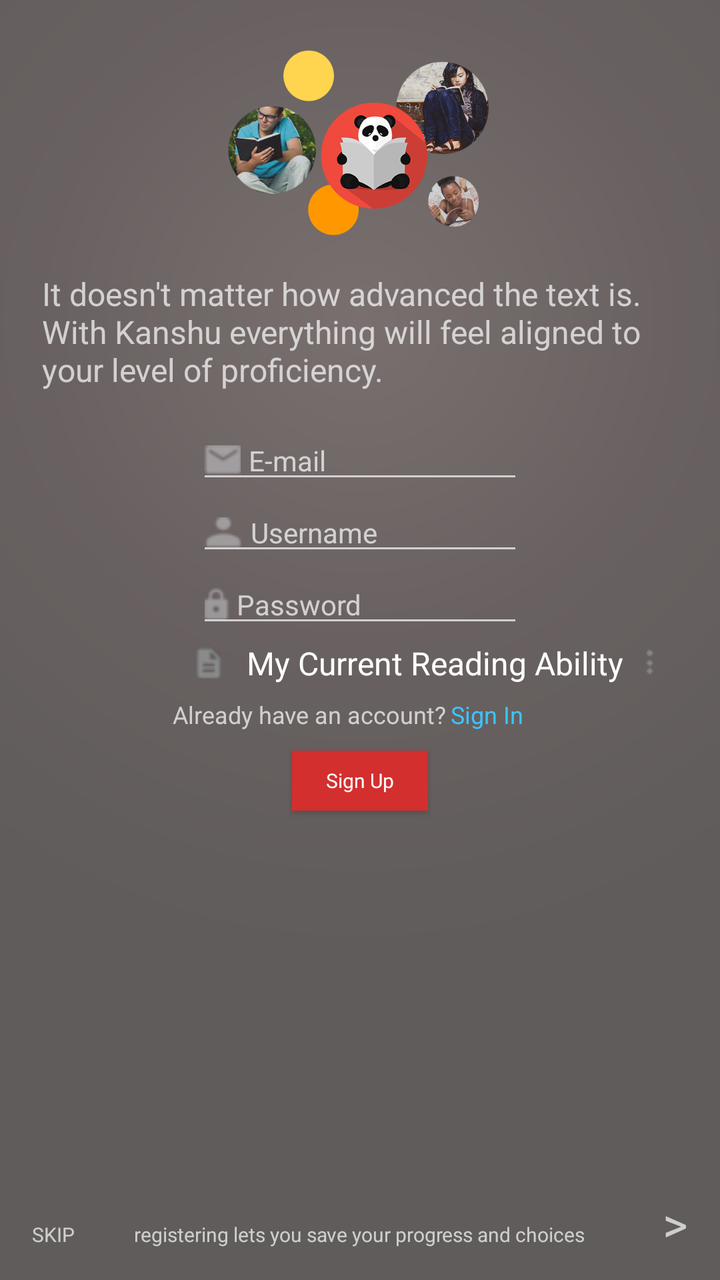
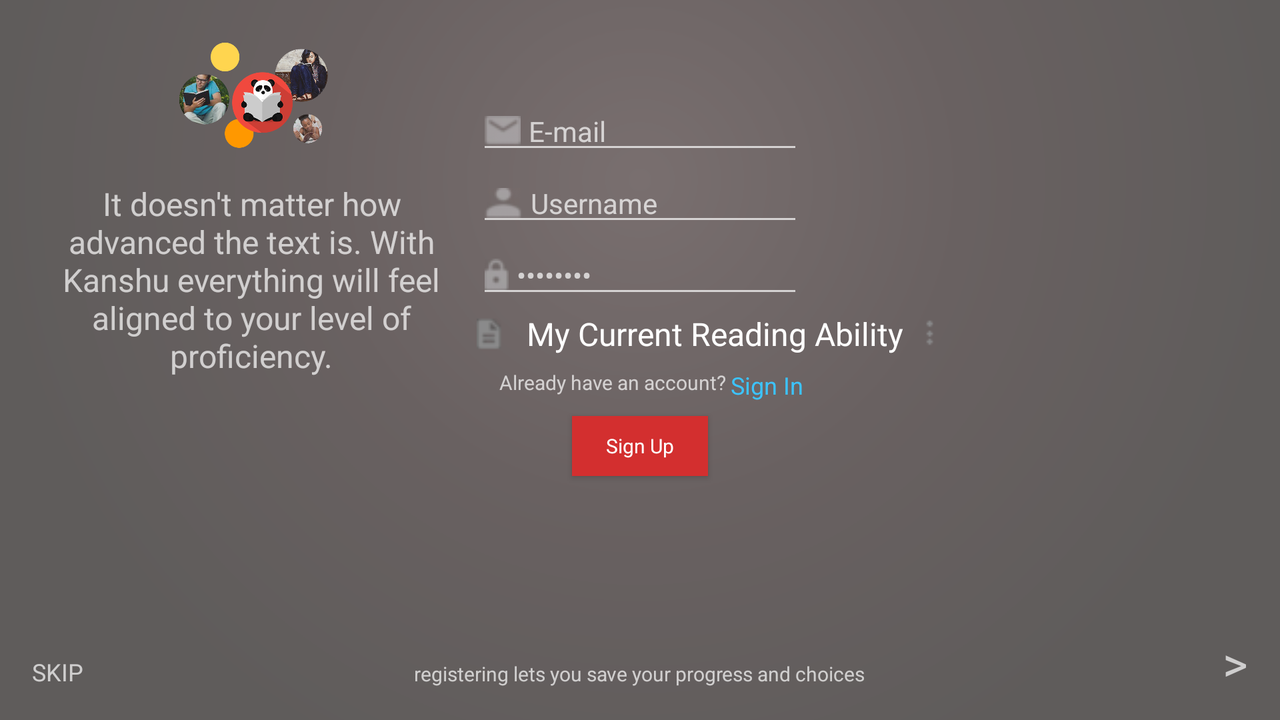

Compare how this app lays out the same screen by default and in its alternative resource folder. The renders come first, then the two layout files and the values they reference.
<!-- AndroidManifest.xml: activity theme AppThemeIntro -->
<!-- res/layout/activity_signup.xml -->
<FrameLayout xmlns:android="http://schemas.android.com/apk/res/android"
    xmlns:tools="http://schemas.android.com/tools"
    android:layout_width="match_parent"
    android:layout_height="match_parent"
    android:paddingLeft="@dimen/activity_horizontal_margin"
    android:paddingRight="@dimen/activity_horizontal_margin"
    android:paddingTop="@dimen/activity_vertical_margin"
    android:paddingBottom="@dimen/activity_vertical_margin"
    tools:context=".SignupActivity"
    android:fitsSystemWindows="true"
    android:background="@drawable/gradient">

    <ScrollView
        android:layout_width="match_parent"
        android:layout_height="match_parent"
        android:id="@+id/scrollView"
        android:fillViewport="true">

        <RelativeLayout
            android:orientation="vertical"
            android:gravity="center"
            android:layout_width="match_parent"
            android:layout_height="wrap_content">

            <ImageView
                android:layout_width="wrap_content"
                android:layout_height="wrap_content"
                android:id="@+id/imageView"
                android:src="@drawable/splash_screen"
                android:layout_alignParentTop="true"
                android:layout_alignBottom="@+id/mainheadline"
                android:layout_marginBottom="64sp"
                android:layout_above="@id/imageView"
                />

            <TextView
                android:text="@string/kanshucaption"
                android:layout_width="wrap_content"
                android:layout_height="wrap_content"
                android:textColor="@color/secondary_text_default_material_dark"
                android:textSize="16sp"
                android:id="@+id/mainheadline"
                android:layout_marginRight="5sp"
                android:layout_marginLeft="5sp"
                android:layout_marginTop="120sp"
                />

            <EditText
                android:layout_width="wrap_content"
                android:layout_height="wrap_content"
                android:inputType="textEmailAddress"
                android:ems="10"
                android:id="@+id/email"
                android:layout_below="@id/mainheadline"
                android:layout_marginTop="15sp"
                android:hint="@string/email"
                android:textColor="@color/abc_secondary_text_material_dark"
                android:textSize="14sp"
                android:textIsSelectable="true"
                android:layout_centerHorizontal="true"
                android:drawableLeft="@drawable/ic_mail"
                android:drawablePadding="4dp"/>

            <EditText
                android:layout_width="wrap_content"
                android:layout_height="wrap_content"
                android:inputType="textPersonName"
                android:hint="@string/username"
                android:ems="10"
                android:id="@+id/username"
                android:layout_below="@+id/email"
                android:layout_alignLeft="@+id/email"
                android:layout_alignStart="@+id/email"
                android:textColor="@color/abc_secondary_text_material_dark"
                android:textSize="14sp"
                android:drawableLeft="@drawable/ic_user"
                android:drawablePadding="4dp"/>

            <EditText
                android:layout_width="wrap_content"
                android:layout_height="wrap_content"
                android:inputType="textPassword"
                android:ems="10"
                android:id="@+id/password"
                android:layout_below="@+id/username"
                android:layout_alignLeft="@+id/username"
                android:layout_alignStart="@+id/username"
                android:textColor="@color/abc_secondary_text_material_dark"
                android:hint="Password"
                android:textSize="14sp"
                android:drawableLeft="@drawable/ic_lock"
                android:drawablePadding="4dp"/>

            <TextView
                android:layout_width="wrap_content"
                android:layout_height="wrap_content"
                android:textSize="12sp"
                android:text="@string/signin_text"
                android:id="@+id/signin"
                android:layout_marginTop="0dp"
                android:textColor="@color/abc_secondary_text_material_dark"
                android:layout_below="@+id/spinner"
                android:layout_gravity="center_horizontal"
                android:layout_toLeftOf="@+id/signInLink"
                android:layout_toStartOf="@+id/signInLink"
                />

            <Button
                android:layout_width="wrap_content"
                android:layout_height="wrap_content"
                android:text="@string/signup_text"
                android:id="@+id/button"
                android:background="#d32f2f"
                android:textColor="#ffffffff"
                android:typeface="normal"
                android:textAppearance="@style/TextAppearance.AppCompat"
                android:textSize="10sp"
                android:layout_marginTop="10sp"
                android:nestedScrollingEnabled="false"
                android:layout_below="@+id/signin"
                android:layout_marginBottom="15sp"
                android:layout_centerHorizontal="true"
                android:minHeight="30dp"
                android:minWidth="68dp"
                android:clickable="true"
                android:onClick="onSignUp"
                fontPath="fonts/Roboto-Medium.ttf"
                tools:ignore="MissingPrefix"/>

            <Spinner
                android:layout_width="wrap_content"
                android:layout_height="wrap_content"
                android:id="@+id/spinner"
                android:prompt="@string/readinglevel_picker_prompt"
                android:entries="@array/readinglevels"
                android:textColor="@color/abc_secondary_text_material_dark"
                android:layout_below="@+id/password"
                android:layout_alignLeft="@+id/password"
                android:layout_alignStart="@+id/password"
                android:layout_marginTop="-5dp"
                android:background="@drawable/ic_dropdown"
                />

            <RelativeLayout
                android:orientation="vertical"
                android:layout_width="fill_parent"
                android:layout_height="wrap_content"
                android:layout_alignParentRight="true"
                android:layout_alignParentEnd="true"
                android:layout_alignParentBottom="true">

                <TextView
                    android:layout_width="wrap_content"
                    android:layout_height="wrap_content"
                    android:text="skip"
                    android:textSize="10sp"
                    android:textAllCaps="true"
                    android:id="@+id/skipText"
                    android:onClick="onClick"
                    android:clickable="true"
                    android:layout_alignParentBottom="true"
                    android:layout_gravity="bottom"
                    android:layout_alignParentLeft="true"
                    android:layout_alignParentStart="true"/>

                <TextView
                    android:layout_width="wrap_content"
                    android:layout_height="wrap_content"
                    android:text="registering lets you save your progress and choices"
                    android:id="@+id/registerText"
                    android:layout_centerHorizontal="true"
                    android:textSize="10sp"
                    android:layout_alignBaseline="@+id/skipText"
                    android:layout_alignBottom="@+id/skipText"
                    />

                <TextView
                    android:layout_width="wrap_content"
                    android:layout_height="wrap_content"
                    android:text=">"
                    android:id="@+id/next"
                    android:layout_alignBaseline="@+id/registerText"
                    android:layout_alignBottom="@+id/registerText"
                    android:singleLine="true"
                    android:textSize="24sp"
                    android:layout_alignParentRight="true"/>

            </RelativeLayout>

            <TextView
                android:layout_width="wrap_content"
                android:layout_height="wrap_content"
                android:text="@string/signin_link"
                android:id="@+id/signInLink"
                android:layout_below="@+id/spinner"
                android:layout_alignRight="@+id/password"
                android:layout_alignEnd="@+id/password"
                android:textSize="12sp"
                android:layout_marginLeft="2dp"
                android:layout_marginStart="2dp"
                android:textColor="#ff3cc4ff"
                android:onClick="onSelectLogInPage"
                android:clickable="true"
                />

        </RelativeLayout>
    </ScrollView>
</FrameLayout>
<!-- resources referenced by this layout -->
<resources>
  <string-array name="readinglevels">
          <item>My Current Reading Ability</item>
          <item>Absolute Beginner</item>
          <item>HSK 1</item>
          <item>HSK 2</item>
          <item>HSK 3</item>
          <item>HSK 4</item>
          <item>HSK 5</item>
          <item>HSK 6</item>
      </string-array>
  <dimen name="activity_horizontal_margin">16dp</dimen>
  <dimen name="activity_vertical_margin">16dp</dimen>
  <!-- drawable gradient (drawable) -->
  <shape xmlns:android="http://schemas.android.com/apk/res/android">
      <gradient
          android:startColor="#796f6f"
          android:centerColor="#696161"
          android:endColor="#5f5c5b"
          android:type="radial"
          android:gradientRadius="90%p"
          android:centerY="25%"
          />
  </shape>
  <!-- drawable ic_dropdown: png bitmap (drawable-mdpi, 654 bytes) -->
  <!-- drawable ic_lock: png bitmap (drawable-mdpi, 573 bytes) -->
  <!-- drawable ic_mail: png bitmap (drawable-mdpi, 549 bytes) -->
  <!-- drawable ic_user: png bitmap (drawable-mdpi, 633 bytes) -->
  <!-- drawable splash_screen: png bitmap (drawable-mdpi, 193975 bytes) -->
  <string name="email">E-mail</string>
  <string name="kanshucaption">It doesn\'t matter how advanced the text is.
          With Kanshu everything will feel aligned to your level of proficiency.</string>
  <string name="readinglevel_picker_prompt">My Current Reading Ability</string>
  <string name="signin_link">Sign In</string>
  <string name="signin_text">Already have an account?</string>
  <string name="signup_text">Sign Up</string>
  <string name="username">Username</string>
  <style name="AppThemeIntro" parent="AppTheme">
          <item name="android:textViewStyle">@style/AppTheme.Widget.TextView</item>
      </style>
  <!-- from res/values-v21/ -->
  <style name="AppTheme" parent="BaseAppTheme">
      </style>
  <style name="AppTheme.Widget.TextView" parent="android:Widget.Holo.Light.TextView">
          <item name="fontPath">fonts/Roboto-Thin.ttf</item>
      </style>
  <style name="BaseAppTheme" parent="Theme.AppCompat.NoActionBar">
          <item name="colorPrimary">@color/primary_light_red</item>
          <item name="colorPrimaryDark">@color/primary_dark_red</item>
      </style>
  <color name="primary_light_red">#EB393B</color>
  <color name="primary_dark_red">#E5282D</color>
</resources>
<!-- res/layout-land/activity_signup.xml (the repository's variant of the layout above) -->
<!-- drawn on the phone turned sideways -->
<FrameLayout xmlns:android="http://schemas.android.com/apk/res/android"
             xmlns:tools="http://schemas.android.com/tools"
             android:layout_width="match_parent"
             android:layout_height="match_parent"
             android:paddingLeft="@dimen/activity_horizontal_margin"
             android:paddingRight="@dimen/activity_horizontal_margin"
             android:paddingTop="@dimen/activity_vertical_margin"
             android:paddingBottom="@dimen/activity_vertical_margin"
             tools:context=".SignupActivity"
             android:background="@drawable/gradient">

    <ScrollView
        android:layout_width="match_parent"
        android:layout_height="match_parent"
        android:id="@+id/scrollView"
        android:fillViewport="true">

        <RelativeLayout
            android:orientation="vertical"
            android:gravity="center"
            android:layout_width="match_parent"
            android:layout_height="wrap_content">

            <EditText
                android:layout_width="wrap_content"
                android:layout_height="wrap_content"
                android:inputType="textEmailAddress"
                android:ems="10"
                android:id="@+id/email"
                android:layout_marginTop="30sp"
                android:text="@string/email"
                android:textColor="@color/abc_secondary_text_material_dark"
                android:textSize="14sp"
                android:textIsSelectable="true"
                android:layout_centerHorizontal="true"
                android:drawableLeft="@drawable/ic_mail"
                android:drawablePadding="4dp"/>

            <EditText
                android:layout_width="wrap_content"
                android:layout_height="wrap_content"
                android:inputType="textPersonName"
                android:text="@string/username"
                android:ems="10"
                android:id="@+id/username"
                android:layout_below="@+id/email"
                android:layout_alignLeft="@+id/email"
                android:layout_alignStart="@+id/email"
                android:textColor="@color/abc_secondary_text_material_dark"
                android:textSize="14sp"
                android:drawableLeft="@drawable/ic_user"
                android:drawablePadding="4dp"/>

            <EditText
                android:layout_width="wrap_content"
                android:layout_height="wrap_content"
                android:inputType="textPassword"
                android:ems="10"
                android:id="@+id/password"
                android:layout_below="@+id/username"
                android:layout_alignLeft="@+id/username"
                android:layout_alignStart="@+id/username"
                android:textColor="@color/abc_secondary_text_material_dark"
                android:text="Password"
                android:textSize="14sp"
                android:drawableLeft="@drawable/ic_lock"
                android:drawablePadding="4dp"/>

            <TextView
                android:layout_width="wrap_content"
                android:layout_height="wrap_content"
                android:textSize="10sp"
                android:text="@string/signin_text"
                android:id="@+id/signin"
                android:layout_marginTop="0dp"
                android:textColor="@color/abc_secondary_text_material_dark"
                android:layout_below="@+id/spinner"
                android:layout_gravity="center_horizontal"
                android:layout_toLeftOf="@+id/signInLink"
                android:layout_toStartOf="@+id/signInLink"
                />

            <Button
                android:layout_width="wrap_content"
                android:layout_height="wrap_content"
                android:text="@string/signup_text"
                android:id="@+id/button"
                android:background="#d32f2f"
                android:textColor="#ffffffff"
                android:typeface="normal"
                android:textAppearance="@style/TextAppearance.AppCompat"
                android:textSize="10sp"
                android:layout_marginTop="10sp"
                android:nestedScrollingEnabled="false"
                android:layout_below="@+id/signin"
                android:layout_marginBottom="15sp"
                android:layout_centerHorizontal="true"
                android:minHeight="30dp"
                android:minWidth="68dp"
                android:clickable="true"
                android:onClick="onSignUp"/>

            <Spinner
                android:layout_width="wrap_content"
                android:layout_height="wrap_content"
                android:id="@+id/spinner"
                android:prompt="@string/readinglevel_picker_prompt"
                android:entries="@array/readinglevels"
                android:textColor="@color/abc_secondary_text_material_dark"
                android:layout_below="@+id/password"
                android:layout_alignLeft="@+id/password"
                android:layout_alignStart="@+id/password"
                android:layout_marginTop="-5dp"
                android:background="@drawable/ic_dropdown"
                />

            <RelativeLayout
                android:orientation="vertical"
                android:layout_width="fill_parent"
                android:layout_height="fill_parent"
                android:layout_alignParentRight="true"
                android:layout_alignParentEnd="true"
                android:layout_alignParentBottom="true">

                <TextView
                    android:layout_width="wrap_content"
                    android:layout_height="wrap_content"
                    android:text="skip"
                    android:textSize="12sp"
                    android:textAllCaps="true"
                    android:id="@+id/skipText"
                    android:layout_alignParentBottom="true"
                    android:layout_gravity="bottom"
                    android:layout_alignParentLeft="true"
                    android:layout_alignParentStart="true"/>

                <TextView
                    android:layout_width="wrap_content"
                    android:layout_height="wrap_content"
                    android:text="registering lets you save your progress and choices"
                    android:id="@+id/registerText"
                    android:layout_centerHorizontal="true"
                    android:textSize="10sp"
                    android:layout_alignBaseline="@+id/skipText"
                    android:layout_alignBottom="@+id/skipText"
                    />

                <TextView
                    android:layout_width="wrap_content"
                    android:layout_height="wrap_content"
                    android:text=">"
                    android:id="@+id/next"
                    android:layout_alignBaseline="@+id/registerText"
                    android:layout_alignBottom="@+id/registerText"
                    android:singleLine="true"
                    android:textSize="24sp"
                    android:layout_alignParentRight="true"/>

            </RelativeLayout>

            <TextView
                android:layout_width="wrap_content"
                android:layout_height="wrap_content"
                android:text="@string/signin_link"
                android:id="@+id/signInLink"
                android:layout_below="@+id/spinner"
                android:layout_alignRight="@+id/password"
                android:layout_alignEnd="@+id/password"
                android:textSize="12sp"
                android:layout_marginLeft="2dp"
                android:layout_marginStart="2dp"
                android:textColor="#ff3cc4ff"
                android:onClick="onSelectLogInPage"
                android:clickable="true"
                />

            <ImageView
                android:layout_width="wrap_content"
                android:layout_height="wrap_content"
                android:id="@+id/imageView"
                android:src="@drawable/splash_screen"
                android:layout_alignParentTop="true"
                android:layout_toLeftOf="@+id/email"
                android:layout_toStartOf="@+id/email"
                android:layout_alignBottom="@+id/email"/>

            <TextView
                android:text="@string/kanshucaption"
                android:layout_width="wrap_content"
                android:layout_height="wrap_content"
                android:textColor="@color/secondary_text_default_material_dark"
                android:textSize="16sp"
                android:id="@+id/mainheadline"
                android:gravity="center"
                android:layout_below="@id/imageView"
                android:layout_toLeftOf="@+id/email"
                android:layout_toStartOf="@+id/email"
                android:layout_alignBottom="@+id/signin"
                android:layout_marginRight="3sp"
                />

        </RelativeLayout>
    </ScrollView>
</FrameLayout>
